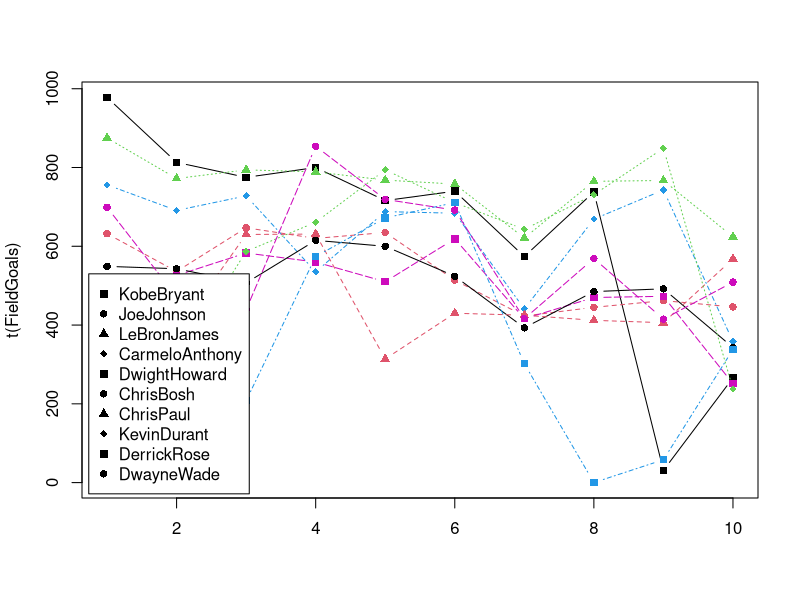
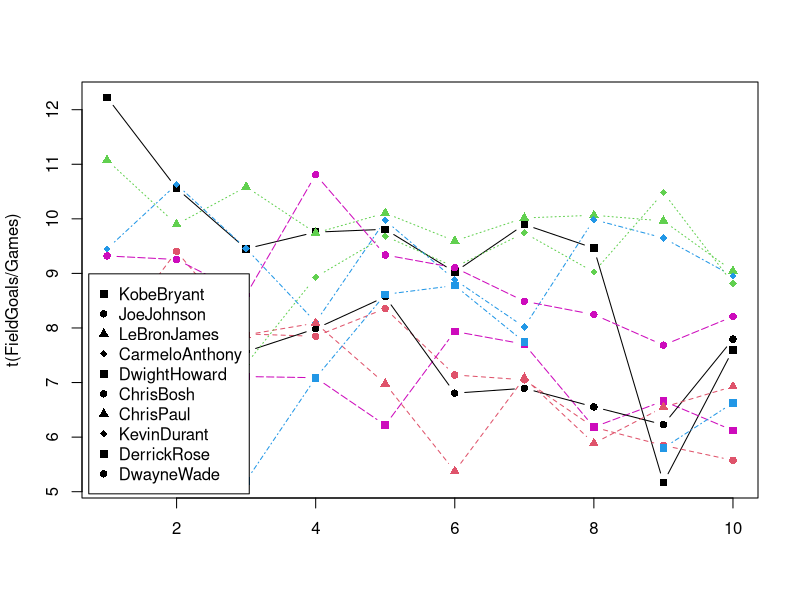
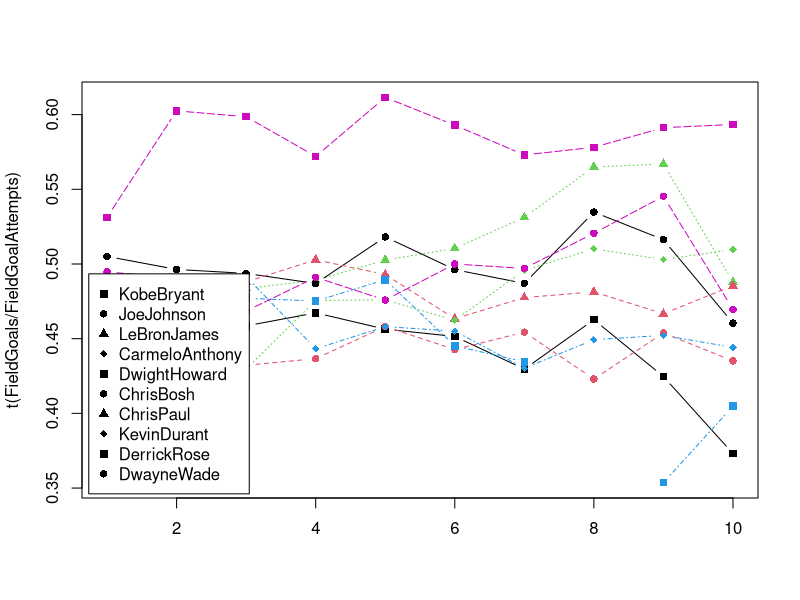
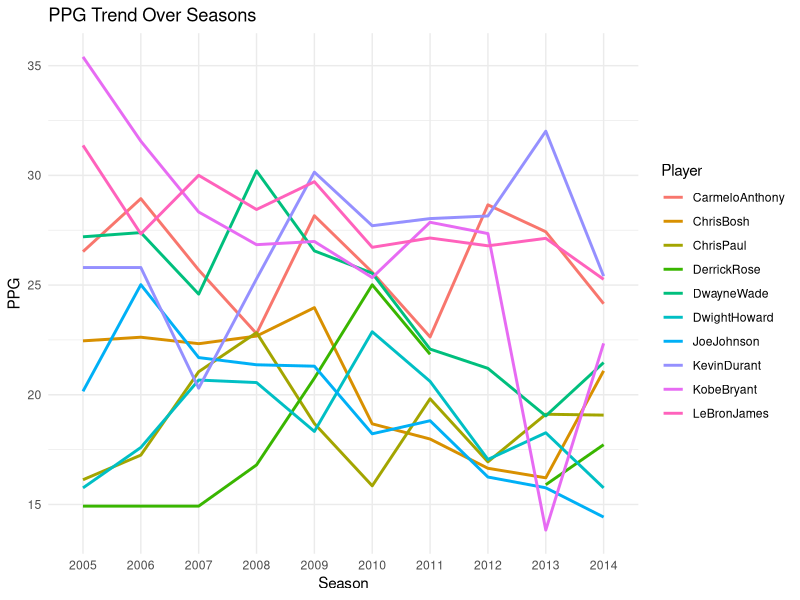
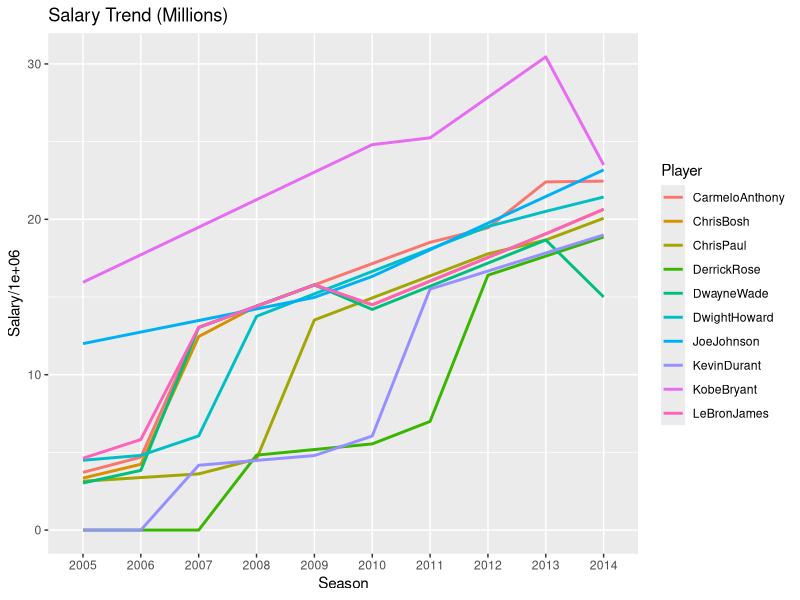
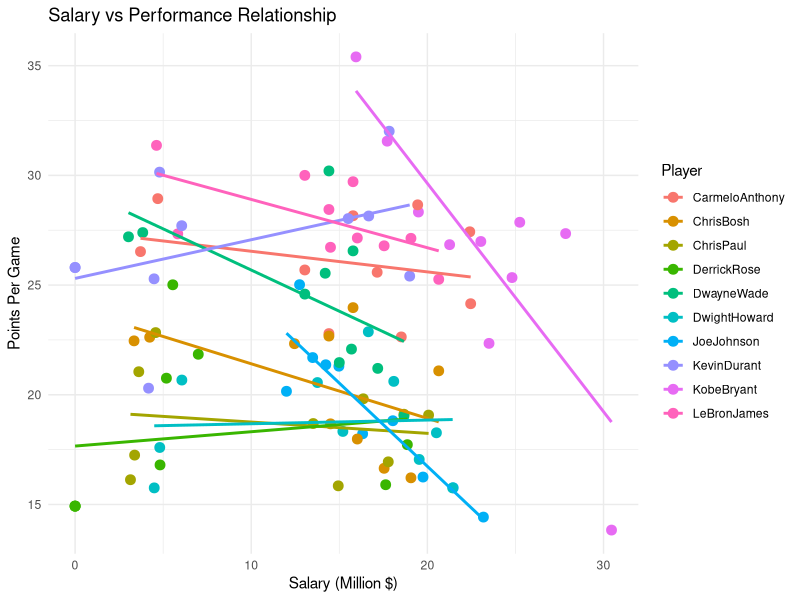
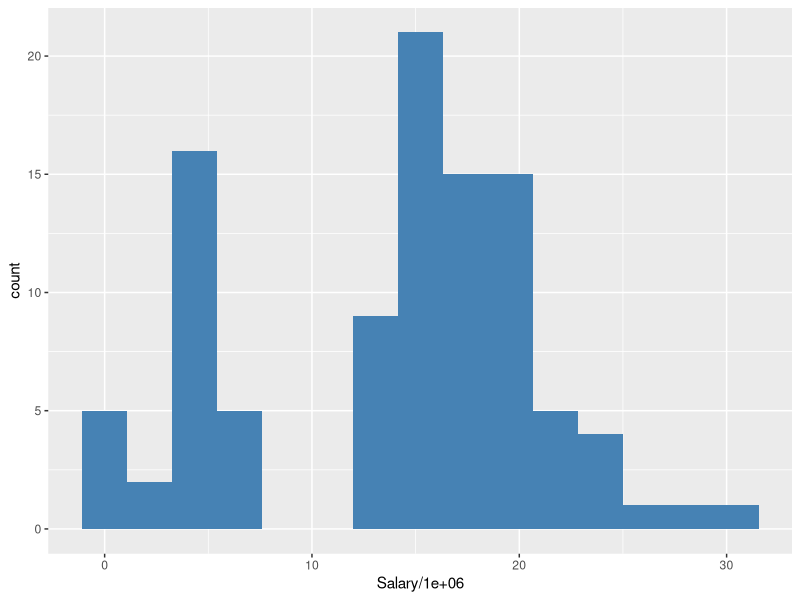
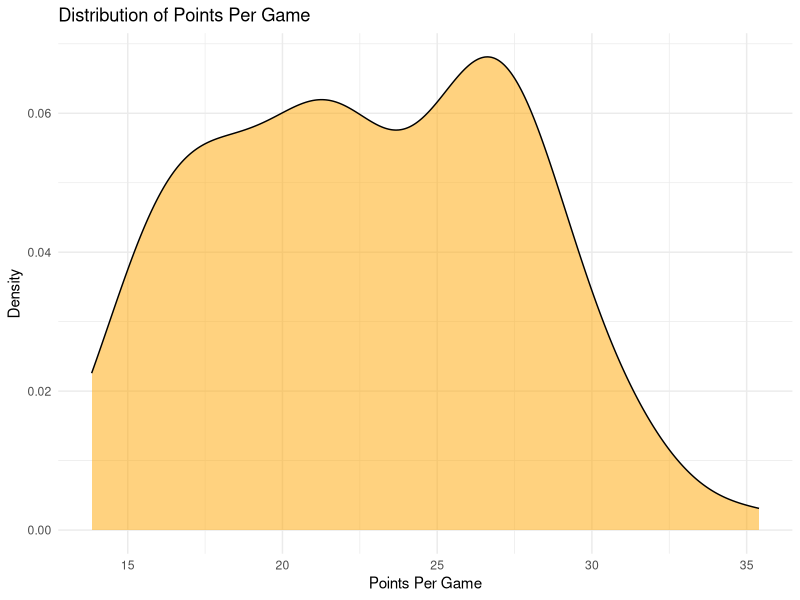

Recreate these plots in R, in order.
## ---- chunk 1
knitr::opts_chunk$set(echo = TRUE)
## ---- chunk 2
Seasons <- c("2005","2006","2007","2008","2009","2010","2011","2012","2013","2014")
## ---- chunk 3
Players <- c("KobeBryant","JoeJohnson","LeBronJames","CarmeloAnthony","DwightHoward","ChrisBosh","ChrisPaul","KevinDurant","DerrickRose","DwayneWade")
## ---- chunk 4
KobeBryant_Salary <- c(15946875,17718750,19490625,21262500,23034375,24806250,25244493,27849149,30453805,23500000)
JoeJohnson_Salary <- c(12000000,12744189,13488377,14232567,14976754,16324500,18038573,19752645,21466718,23180790)
LeBronJames_Salary <- c(4621800,5828090,13041250,14410581,15779912,14500000,16022500,17545000,19067500,20644400)
CarmeloAnthony_Salary <- c(3713640,4694041,13041250,14410581,15779912,17149243,18518574,19450000,22407474,22458000)
DwightHoward_Salary <- c(4493160,4806720,6061274,13758000,15202590,16647180,18091770,19536360,20513178,21436271)
ChrisBosh_Salary <- c(3348000,4235220,12455000,14410581,15779912,14500000,16022500,17545000,19067500,20644400)
ChrisPaul_Salary <- c(3144240,3380160,3615960,4574189,13520500,14940153,16359805,17779458,18668431,20068563)
KevinDurant_Salary <- c(0,0,4171200,4484040,4796880,6053663,15506632,16669630,17832627,18995624)
DerrickRose_Salary <- c(0,0,0,4822800,5184480,5546160,6993708,16402500,17632688,18862875)
DwayneWade_Salary <- c(3031920,3841443,13041250,14410581,15779912,14200000,15691000,17182000,18673000,15000000)
## ---- chunk 5
Salary <- rbind(KobeBryant_Salary, JoeJohnson_Salary, LeBronJames_Salary, CarmeloAnthony_Salary, DwightHoward_Salary, ChrisBosh_Salary, ChrisPaul_Salary, KevinDurant_Salary, DerrickRose_Salary, DwayneWade_Salary)
Salary
rm(KobeBryant_Salary, JoeJohnson_Salary, CarmeloAnthony_Salary, DwightHoward_Salary, ChrisBosh_Salary, LeBronJames_Salary, ChrisPaul_Salary, DerrickRose_Salary, DwayneWade_Salary, KevinDurant_Salary)
colnames(Salary) <- Seasons
rownames(Salary) <- Players
## ---- chunk 6
KobeBryant_G <- c(80,77,82,82,73,82,58,78,6,35)
JoeJohnson_G <- c(82,57,82,79,76,72,60,72,79,80)
LeBronJames_G <- c(79,78,75,81,76,79,62,76,77,69)
CarmeloAnthony_G <- c(80,65,77,66,69,77,55,67,77,40)
DwightHoward_G <- c(82,82,82,79,82,78,54,76,71,41)
ChrisBosh_G <- c(70,69,67,77,70,77,57,74,79,44)
ChrisPaul_G <- c(78,64,80,78,45,80,60,70,62,82)
KevinDurant_G <- c(35,35,80,74,82,78,66,81,81,27)
DerrickRose_G <- c(40,40,40,81,78,81,39,0,10,51)
DwayneWade_G <- c(75,51,51,79,77,76,49,69,54,62)
## ---- chunk 7
Games <- rbind(KobeBryant_G, JoeJohnson_G, LeBronJames_G, CarmeloAnthony_G, DwightHoward_G, ChrisBosh_G, ChrisPaul_G, KevinDurant_G, DerrickRose_G, DwayneWade_G)
rm(KobeBryant_G, JoeJohnson_G, CarmeloAnthony_G, DwightHoward_G, ChrisBosh_G, LeBronJames_G, ChrisPaul_G, DerrickRose_G, DwayneWade_G, KevinDurant_G)
colnames(Games) <- Seasons
rownames(Games) <- Players
## ---- chunk 8
KobeBryant_MP <- c(3277,3140,3192,2960,2835,2779,2232,3013,177,1207)
JoeJohnson_MP <- c(3340,2359,3343,3124,2886,2554,2127,2642,2575,2791)
LeBronJames_MP <- c(3361,3190,3027,3054,2966,3063,2326,2877,2902,2493)
CarmeloAnthony_MP <- c(2941,2486,2806,2277,2634,2751,1876,2482,2982,1428)
DwightHoward_MP <- c(3021,3023,3088,2821,2843,2935,2070,2722,2396,1223)
ChrisBosh_MP <- c(2751,2658,2425,2928,2526,2795,2007,2454,2531,1556)
ChrisPaul_MP <- c(2808,2353,3006,3002,1712,2880,2181,2335,2171,2857)
KevinDurant_MP <- c(1255,1255,2768,2885,3239,3038,2546,3119,3122,913)
DerrickRose_MP <- c(1168,1168,1168,3000,2871,3026,1375,0,311,1530)
DwayneWade_MP <- c(2892,1931,1954,3048,2792,2823,1625,2391,1775,1971)
## ---- chunk 9
MinutesPlayed <- rbind(KobeBryant_MP, JoeJohnson_MP, LeBronJames_MP, CarmeloAnthony_MP, DwightHoward_MP, ChrisBosh_MP, ChrisPaul_MP, KevinDurant_MP, DerrickRose_MP, DwayneWade_MP)
rm(KobeBryant_MP, JoeJohnson_MP, CarmeloAnthony_MP, DwightHoward_MP, ChrisBosh_MP, LeBronJames_MP, ChrisPaul_MP, DerrickRose_MP, DwayneWade_MP, KevinDurant_MP)
colnames(MinutesPlayed) <- Seasons
rownames(MinutesPlayed) <- Players
## ---- chunk 10
KobeBryant_FG <- c(978,813,775,800,716,740,574,738,31,266)
JoeJohnson_FG <- c(632,536,647,620,635,514,423,445,462,446)
LeBronJames_FG <- c(875,772,794,789,768,758,621,765,767,624)
CarmeloAnthony_FG <- c(756,691,728,535,688,684,441,669,743,358)
DwightHoward_FG <- c(468,526,583,560,510,619,416,470,473,251)
ChrisBosh_FG <- c(549,543,507,615,600,524,393,485,492,343)
ChrisPaul_FG <- c(407,381,630,631,314,430,425,412,406,568)
KevinDurant_FG <- c(306,306,587,661,794,711,643,731,849,238)
DerrickRose_FG <- c(208,208,208,574,672,711,302,0,58,338)
DwayneWade_FG <- c(699,472,439,854,719,692,416,569,415,509)
## ---- chunk 11
FieldGoals <- rbind(KobeBryant_FG, JoeJohnson_FG, LeBronJames_FG, CarmeloAnthony_FG, DwightHoward_FG, ChrisBosh_FG, ChrisPaul_FG, KevinDurant_FG, DerrickRose_FG, DwayneWade_FG)
rm(KobeBryant_FG, JoeJohnson_FG, LeBronJames_FG, CarmeloAnthony_FG, DwightHoward_FG, ChrisBosh_FG, ChrisPaul_FG, KevinDurant_FG, DerrickRose_FG, DwayneWade_FG)
colnames(FieldGoals) <- Seasons
rownames(FieldGoals) <- Players
## ---- chunk 12
KobeBryant_FGA <- c(2173,1757,1690,1712,1569,1639,1336,1595,73,713)
JoeJohnson_FGA <- c(1395,1139,1497,1420,1386,1161,931,1052,1018,1025)
LeBronJames_FGA <- c(1823,1621,1642,1613,1528,1485,1169,1354,1353,1279)
CarmeloAnthony_FGA <- c(1572,1453,1481,1207,1502,1503,1025,1489,1643,806)
DwightHoward_FGA <- c(881,873,974,979,834,1044,726,813,800,423)
ChrisBosh_FGA <- c(1087,1094,1027,1263,1158,1056,807,907,953,745)
ChrisPaul_FGA <- c(947,871,1291,1255,637,928,890,856,870,1170)
KevinDurant_FGA <- c(647,647,1366,1390,1668,1538,1297,1433,1688,467)
DerrickRose_FGA <- c(436,436,436,1208,1373,1597,695,0,164,835)
DwayneWade_FGA <- c(1413,962,937,1739,1511,1384,837,1093,761,1084)
## ---- chunk 13
FieldGoalAttempts <- rbind(KobeBryant_FGA, JoeJohnson_FGA, LeBronJames_FGA, CarmeloAnthony_FGA, DwightHoward_FGA, ChrisBosh_FGA, ChrisPaul_FGA, KevinDurant_FGA, DerrickRose_FGA, DwayneWade_FGA)
rm(KobeBryant_FGA, JoeJohnson_FGA, LeBronJames_FGA, CarmeloAnthony_FGA, DwightHoward_FGA, ChrisBosh_FGA, ChrisPaul_FGA, KevinDurant_FGA, DerrickRose_FGA, DwayneWade_FGA)
colnames(FieldGoalAttempts) <- Seasons
rownames(FieldGoalAttempts) <- Players
## ---- chunk 14
KobeBryant_PTS <- c(2832,2430,2323,2201,1970,2078,1616,2133,83,782)
JoeJohnson_PTS <- c(1653,1426,1779,1688,1619,1312,1129,1170,1245,1154)
LeBronJames_PTS <- c(2478,2132,2250,2304,2258,2111,1683,2036,2089,1743)
CarmeloAnthony_PTS <- c(2122,1881,1978,1504,1943,1970,1245,1920,2112,966)
DwightHoward_PTS <- c(1292,1443,1695,1624,1503,1784,1113,1296,1297,646)
ChrisBosh_PTS <- c(1572,1561,1496,1746,1678,1438,1025,1232,1281,928)
ChrisPaul_PTS <- c(1258,1104,1684,1781,841,1268,1189,1186,1185,1564)
KevinDurant_PTS <- c(903,903,1624,1871,2472,2161,1850,2280,2593,686)
DerrickRose_PTS <- c(597,597,597,1361,1619,2026,852,0,159,904)
DwayneWade_PTS <- c(2040,1397,1254,2386,2045,1941,1082,1463,1028,1331)
## ---- chunk 15
Points <- rbind(KobeBryant_PTS, JoeJohnson_PTS, LeBronJames_PTS, CarmeloAnthony_PTS, DwightHoward_PTS, ChrisBosh_PTS, ChrisPaul_PTS, KevinDurant_PTS, DerrickRose_PTS, DwayneWade_PTS)
rm(KobeBryant_PTS, JoeJohnson_PTS, LeBronJames_PTS, CarmeloAnthony_PTS, DwightHoward_PTS, ChrisBosh_PTS, ChrisPaul_PTS, KevinDurant_PTS, DerrickRose_PTS, DwayneWade_PTS)
colnames(Points) <- Seasons
rownames(Points) <- Players
## ---- chunk 16
matplot(t(FieldGoals), type = "b", pch = 15:18, col = c(1:4, 6))
legend("bottomleft", inset = 0.01, legend = Players, c(1:4, 6), pch = 15:18, horiz = F)
## ---- chunk 17
matplot(t(FieldGoals/Games), type = "b", pch = 15:18, col = c(1:4, 6))
legend("bottomleft", inset = 0.01, legend = Players, c(1:4, 6), pch = 15:18, horiz = F)
## ---- chunk 18
matplot(t(FieldGoals/FieldGoalAttempts), type = "b", pch = 15:18, col = c(1:4, 6))
legend("bottomleft", inset = 0.01, legend = Players, c(1:4, 6), pch = 15:18, horiz = F)
## ---- chunk 19
data <- data.frame(
  Player = rep(Players, each=10),
  Season = rep(Seasons, times=10),
  Salary = as.vector(t(Salary)),
  Points = as.vector(t(Points)),
  Games = as.vector(t(Games))
)
## ---- chunk 20
data$PPG <- data$Points / data$Games
## ---- chunk 21
library(ggplot2)
## ---- chunk 22
ggplot(data, aes(Season, PPG, color=Player, group=Player)) +
  geom_line(linewidth = 1) +
  theme_minimal() +
  labs(title="PPG Trend Over Seasons")
## ---- chunk 23
ggplot(data, aes(Season, Salary/1000000, color=Player, group=Player)) +
  geom_line(linewidth=1) +
  labs(title="Salary Trend (Millions)")
## ---- chunk 24
ggplot(subset(data, is.finite(PPG)), 
       aes(Salary/1000000, PPG, color = Player)) +
  geom_point(size = 3) +
  geom_smooth(method = "lm", se = FALSE, linewidth = 1) +
  labs(title = "Salary vs Performance Relationship",
       x = "Salary (Million $)",
       y = "Points Per Game") +
  theme_minimal()
## ---- chunk 25
ggplot(data, aes(Salary/1000000)) +
  geom_histogram(fill="steelblue", bins=15)
## ---- chunk 26
ggplot(subset(data, is.finite(PPG)), aes(PPG)) +
  geom_density(fill = "orange", alpha = 0.5) +
  labs(title = "Distribution of Points Per Game",
       x = "Points Per Game",
       y = "Density") +
  theme_minimal()

## ---- chunk 27
library(dplyr)

top <- data %>%
  filter(is.finite(PPG)) %>%
  group_by(Season) %>%
  filter(PPG == max(PPG))

ggplot(top, aes(Season, PPG, fill = Player)) +
  geom_col() +
  theme_minimal()

## ---- chunk 28
avg_salary <- aggregate(Salary ~ Player, data, mean)

ggplot(avg_salary, aes(reorder(Player, Salary), Salary/1000000)) +
  geom_bar(stat="identity", fill="darkgreen") +
  coord_flip()
## ---- chunk 29
ggplot(data, aes(Player, Salary/1000000)) +
  geom_boxplot(fill="purple") +
  coord_flip()
## ---- chunk 30
ggplot(subset(data, is.finite(PPG)), aes(Player, PPG)) +
  geom_boxplot(fill="red") +
  coord_flip() +
  labs(title="PPG Distribution by Player")
## ---- chunk 31
ggplot(data, aes(Games, Points, color=Player)) +
  geom_point(size=3)
## ---- chunk 32
season_avg <- aggregate(PPG ~ Season, data, mean)

ggplot(season_avg, aes(Season, PPG, group=1)) +
  geom_line(linewidth = 1, color="blue") +
  geom_point(size = 3)
## ---- chunk 33
sd_ppg <- aggregate(PPG ~ Player, data, sd)

ggplot(sd_ppg, aes(reorder(Player, PPG), PPG)) +
  geom_bar(stat="identity", fill="brown") +
  coord_flip()
